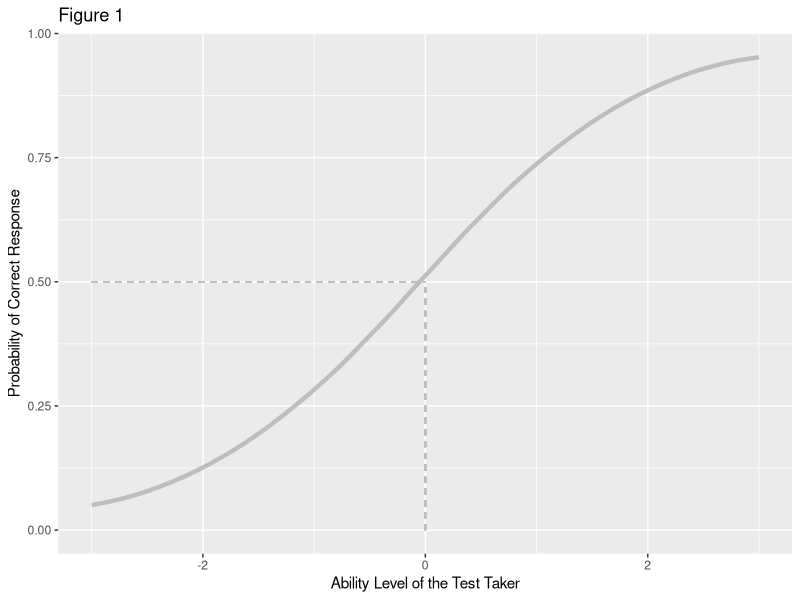
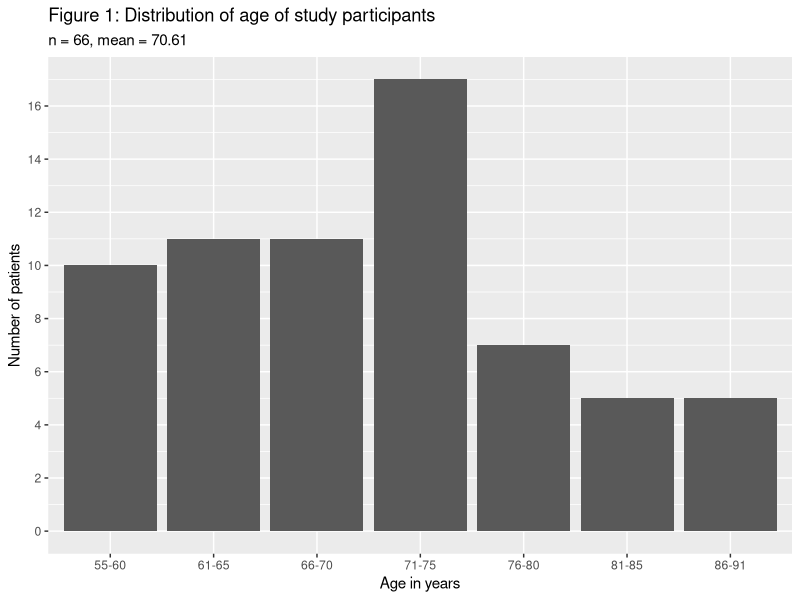
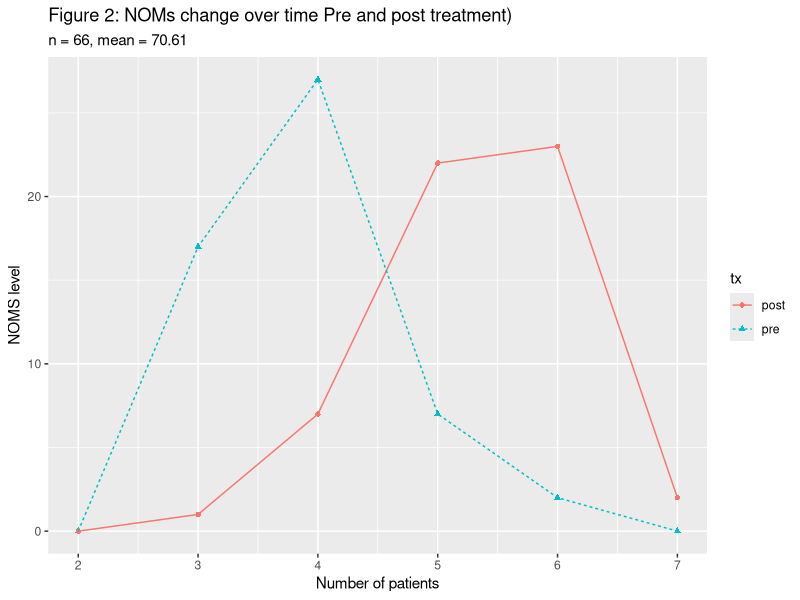

The R script that drew these images, in order:
## ---- chunk 1
#load libraries here:
library(ggplot2)
library(readr)
## ---- chunk 2
#load data set here:
df =read.csv("tucci.csv")

## ---- chunk 3
ggplot(df, aes(x = ability, y = prob_c)) +
  geom_smooth(size = 1.5, color = "grey") +
  geom_segment(aes(x = 0, xend = 0, y = 0, yend = 0.50), color = "grey", linetype = "dashed") + 
  geom_segment(aes(x = -3, xend = 0, y = 0.5, yend = 0.50), color = "grey", linetype = "dashed") +
  labs(title = "Figure 1",
       x = "Ability Level of the Test Taker",
       y = "Probability of Correct Response")
## ---- chunk 4
mau1 = read_csv("mau_age.csv")
## ---- chunk 5
summary(mau1)
## ---- chunk 6
ggplot(mau1, aes(x = age_range)) +
  geom_bar() +
  scale_y_continuous(n.breaks = 10) +
  #scale_x_discrete(c("55-60", "61-65", "66-70", "71-75", "76-80", "81-85", "86-91")) +
  labs(title = "Figure 1: Distribution of age of study participants",
       subtitle = "n = 66, mean = 70.61",
       x = "Age in years",
       y = "Number of patients")
## ---- chunk 7
mau2 = read_csv("mau_tx.csv")
## ---- chunk 8
ggplot(data = mau2, aes(x = noms, y = num_patients)) +
  geom_point(aes(color = tx, shape = tx)) +
  geom_line(aes(color = tx, linetype = tx)) + 
  labs(title = "Figure 2: NOMs change over time Pre and post treatment)",
       subtitle = "n = 66, mean = 70.61",
       x = "Number of patients",
       y = "NOMS level")
